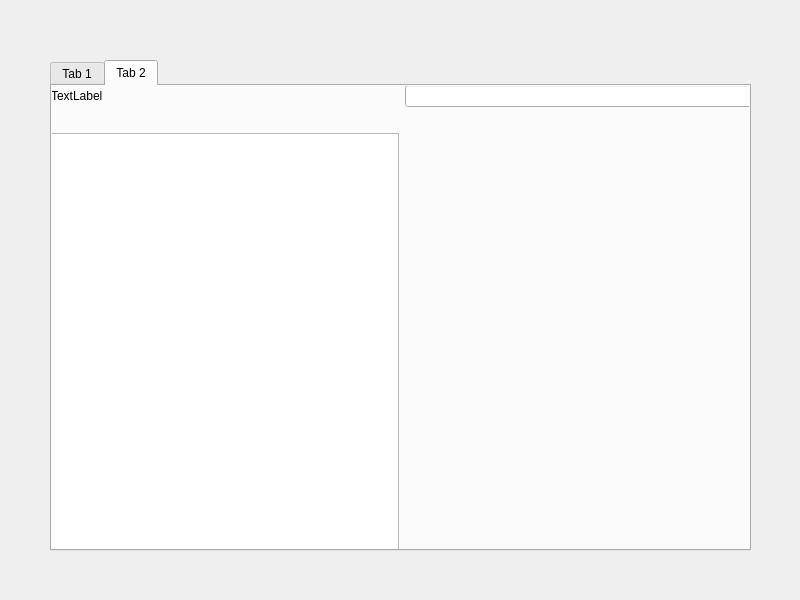
<?xml version="1.0" encoding="UTF-8"?>
<ui version="4.0">
 <class>Form</class>
 <widget class="QWidget" name="Form">
  <property name="geometry">
   <rect>
    <x>0</x>
    <y>0</y>
    <width>800</width>
    <height>600</height>
   </rect>
  </property>
  <property name="windowTitle">
   <string>Form</string>
  </property>
  <widget class="QWidget" name="gridLayoutWidget">
   <property name="geometry">
    <rect>
     <x>0</x>
     <y>10</y>
     <width>801</width>
     <height>591</height>
    </rect>
   </property>
   <layout class="QGridLayout" name="gridLayout">
    <property name="leftMargin">
     <number>50</number>
    </property>
    <property name="topMargin">
     <number>50</number>
    </property>
    <property name="rightMargin">
     <number>50</number>
    </property>
    <property name="bottomMargin">
     <number>50</number>
    </property>
    <item row="0" column="0">
     <widget class="QTabWidget" name="tabWidget">
      <property name="currentIndex">
       <number>1</number>
      </property>
      <widget class="QWidget" name="tab">
       <attribute name="title">
        <string>Tab 1</string>
       </attribute>
       <widget class="QWidget" name="gridLayoutWidget_3">
        <property name="geometry">
         <rect>
          <x>0</x>
          <y>0</y>
          <width>701</width>
          <height>471</height>
         </rect>
        </property>
        <layout class="QGridLayout" name="gridLayout_3"/>
       </widget>
      </widget>
      <widget class="QWidget" name="tab_2">
       <attribute name="title">
        <string>Tab 2</string>
       </attribute>
       <widget class="QWidget" name="gridLayoutWidget_2">
        <property name="geometry">
         <rect>
          <x>-1</x>
          <y>-1</y>
          <width>701</width>
          <height>471</height>
         </rect>
        </property>
        <layout class="QGridLayout" name="gridLayout_2">
         <item row="1" column="1">
          <widget class="QLineEdit" name="lineEdit"/>
         </item>
         <item row="2" column="0" colspan="2">
          <spacer name="horizontalSpacer">
           <property name="orientation">
            <enum>Qt::Horizontal</enum>
           </property>
           <property name="sizeHint" stdset="0">
            <size>
             <width>40</width>
             <height>20</height>
            </size>
           </property>
          </spacer>
         </item>
         <item row="1" column="0">
          <widget class="QLabel" name="label">
           <property name="text">
            <string>TextLabel</string>
           </property>
          </widget>
         </item>
         <item row="3" column="0">
          <widget class="QTableWidget" name="tableWidget"/>
         </item>
        </layout>
       </widget>
      </widget>
     </widget>
    </item>
   </layout>
  </widget>
 </widget>
 <resources/>
 <connections/>
</ui>
